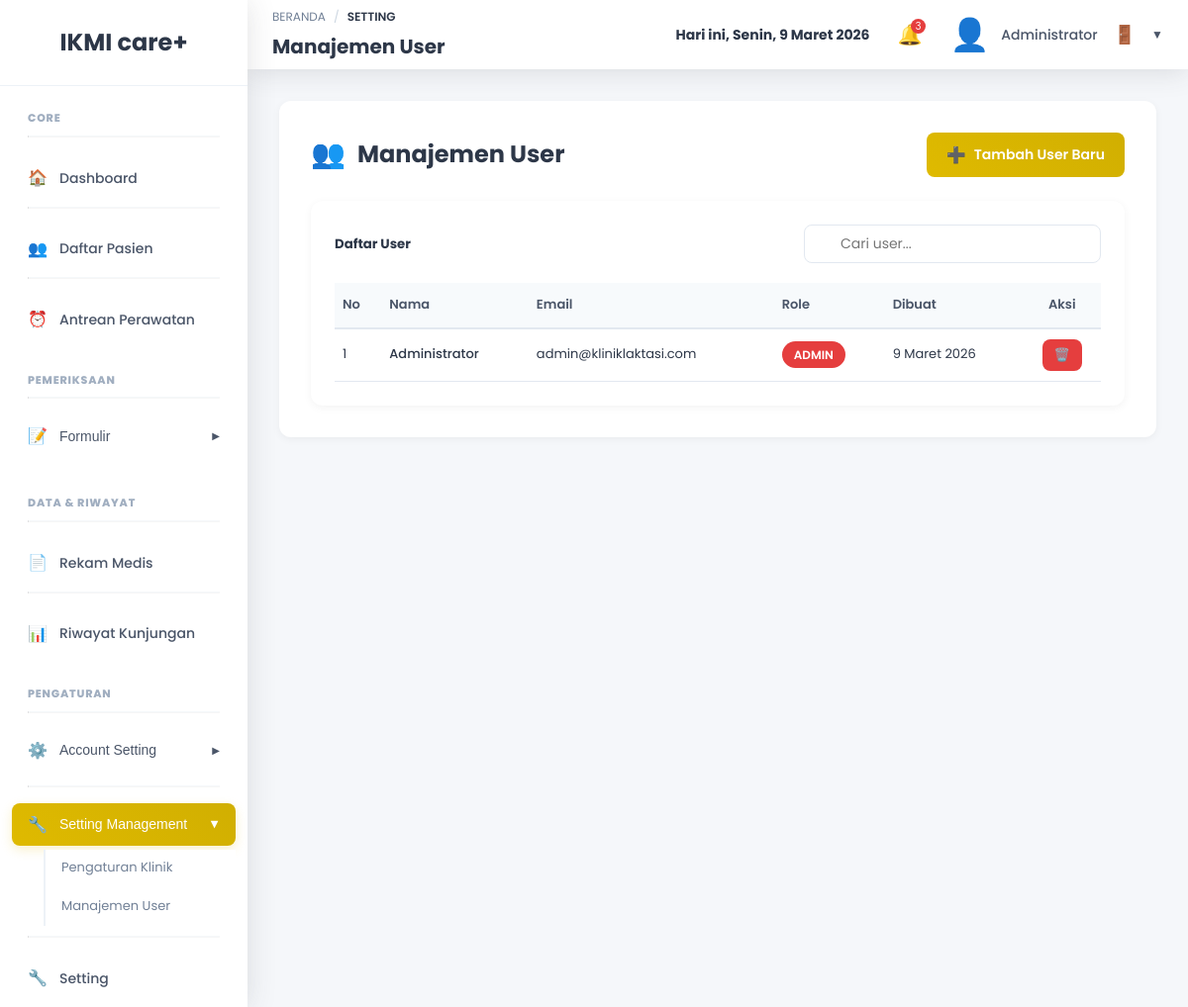
Page /pages/manajemen-user.php (signed in) on the committed database.
### tables this page shows
CREATE TABLE IF NOT EXISTS users (
    id INT AUTO_INCREMENT PRIMARY KEY,
    nama VARCHAR(255) NOT NULL,
    email VARCHAR(255) UNIQUE NOT NULL,
    password VARCHAR(255) NOT NULL,
    role ENUM('ADMIN', 'medis') DEFAULT 'medis',
    created_at TIMESTAMP DEFAULT CURRENT_TIMESTAMP,
    updated_at TIMESTAMP DEFAULT CURRENT_TIMESTAMP ON UPDATE CURRENT_TIMESTAMP
);

### includes/auth.php (called while the page is built, shortened)
<?php
if (file_exists(__DIR__ . '/../config/config.php')) {
    require_once __DIR__ . '/../config/config.php';
}
function isLoggedIn() {
    return isset($_SESSION['user_id']) && isset($_SESSION['user']);
}
function getCurrentUser() {
    return $_SESSION['user'];
}
function getCurrentUserId() {
    return $_SESSION['user_id'] ?? null;
}
function getCurrentDateIndonesian() {
    $months = [
        1 => 'Januari', 'Februari', 'Maret', 'April', 'Mei', 'Juni',
        'Juli', 'Agustus', 'September', 'Oktober', 'November', 'Desember'
    ];
    $days = [
        'Sunday' => 'Minggu', 'Monday' => 'Senin', 'Tuesday' => 'Selasa',
        'Wednesday' => 'Rabu', 'Thursday' => 'Kamis', 'Friday' => 'Jumat',
        'Saturday' => 'Sabtu'
    ];
    $date = new DateTime();
    $day = $days[$date->format('l')];
    $month = $months[(int)$date->format('n')];
    $year = $date->format('Y');
    return "$day, " . $date->format('j') . " $month $year";
}
function formatDateIndonesian($date, $format = 'long') {
    $months = [
        1 => 'Januari', 'Februari', 'Maret', 'April', 'Mei', 'Juni',
        'Juli', 'Agustus', 'September', 'Oktober', 'November', 'Desember'
    ];
    $timestamp = strtotime($date);
    $day = date('j', $timestamp);
    $month = $months[(int)date('n', $timestamp)];
    $year = date('Y', $timestamp);
    return "$day $month $year";
}

### config/config.php (called while the page is built, shortened)
<?php
function baseUrl($path = '') {
    return BASE_URL . ($path ? '/' . ltrim($path, '/') : '');
}

### pages/manajemen-user.php (the view, shortened to what this page needs)
<?php
require_once __DIR__ . '/../config/config.php';
require_once __DIR__ . '/../includes/auth.php';
$currentPage = 'settings';
$expandedMenu = 'settings';
$breadcrumbTitle = 'SETTING';
$pageTitle = 'Manajemen User';
$pdo = getDbConnection();
$stmt = $pdo->query("SELECT * FROM users ORDER BY created_at DESC");
$users = $stmt->fetchAll();
?>
<div class="page-container">
    <div class="page-header">
        <h1>
            <span class="page-icon">👥</span>
            Manajemen User
        </h1>
        <button class="btn btn-primary" onclick="openAddModal()">
            <span class="btn-icon">➕</span>
            Tambah User Baru
        </button>
    </div>
    <div class="table-card">
        <div class="table-header">
            <h5>Daftar User</h5>
            <div class="table-controls">
                <input
                    type="text"
                    id="searchInput"
                    placeholder="Cari user..."
                    class="search-input"
                    onkeyup="filterTable()"
                />
            </div>
        </div>
        <div class="table-responsive">
            <table id="usersTable">
                <thead>
                    <tr>
                        <th>No</th>
                        <th>Nama</th>
                        <th>Email</th>
                        <th>Role</th>
                        <th>Dibuat</th>
                        <th class="text-center">Aksi</th>
                    </tr>
                </thead>
                <tbody>
                    <?php if (empty($users)): ?>
                    <tr>
                        <td colspan="6" class="text-center">Belum ada user</td>
                    </tr>
                    <?php else: ?>
                        <?php foreach ($users as $index => $user): ?>
                        <tr>
                            <td><?php echo $index + 1; ?></td>
                            <td class="fw-medium"><?php echo htmlspecialchars($user['nama']); ?></td>
                            <td><?php echo htmlspecialchars($user['email']); ?></td>
                            <td>
                                <span class="badge <?php echo $user['role'] === 'ADMIN' ? 'bg-danger' : 'bg-primary'; ?>">
                                    <?php echo htmlspecialchars($user['role']); ?>
                                </span>
                            </td>
                            <td><?php echo formatDateIndonesian($user['created_at']); ?></td>
                            <td class="text-center">
                                <button
                                    class="btn btn-sm btn-danger"
                                    onclick="confirmDelete(<?php echo $user['id']; ?>, '<?php echo htmlspecialchars($user['nama']); ?>')"
                                    title="Hapus User"
                                    <?php echo $user['id'] == getCurrentUserId() ? 'disabled' : ''; ?>
                                >
                                    🗑️
                                </button>
                            </td>
                        </tr>
                        <?php endforeach; ?>
                    <?php endif; ?>
                </tbody>
            </table>
        </div>
    </div>
</div>
<?php
$content = ob_get_clean();
include __DIR__ . '/../layouts/dashboard.php';

### layouts/dashboard.php (shortened to what this page needs)
<?php
$breadcrumbTitle = $breadcrumbTitle ?? 'DASHBOARD';
$pageTitle = $pageTitle ?? 'Dashboard Klinik Laktasi';
$currentPage = $currentPage ?? 'dashboard';
$expandedMenu = $expandedMenu ?? null;
?>
<!DOCTYPE html>
<html lang="id">
<head>
    <link rel="stylesheet" href="<?php echo BASE_URL; ?>/assets/css/style.css?v=<?php echo time(); ?>">
</head>
<body>
    <div class="dashboard-container">
        <?php include __DIR__ . '/../components/sidebar.php'; ?>
        <div class="main-content">
            <?php include __DIR__ . '/../components/header.php'; ?>
            <main class="page-content">
                <?php echo $content ?? ''; ?>
            </main>
        </div>
    </div>
</body>
</html>

### components/sidebar.php (shortened to what this page needs)
<?php
$currentPage = $currentPage ?? 'dashboard';
$expandedMenu = $expandedMenu ?? null;
?>
<aside class="sidebar" id="sidebar">
    <div class="sidebar-header">
        <h1 class="logo">IKMI care+</h1>
    </div>
    <nav class="sidebar-nav">
        <div class="sidebar-heading">Core</div>
        <?php foreach ($menuItems as $index => $item): ?>
            <?php
                if ($item['id'] === 'formulir') echo '<div class="sidebar-heading">Pemeriksaan</div>';
                if ($item['id'] === 'rekam') echo '<div class="sidebar-heading">Data & Riwayat</div>';
                if ($item['id'] === 'account') echo '<div class="sidebar-heading">Pengaturan</div>';
            ?>
            <div class="menu-item-wrapper">
                <hr class="sidebar-divider">
                <?php if (isset($item['hasSubmenu']) && $item['hasSubmenu']): ?>
                    <button
                        class="menu-item <?php echo $currentPage === $item['id'] ? 'active' : ''; ?>"
                        onclick="toggleSubmenu('<?php echo $item['id']; ?>')"
                    >
                        <span class="menu-icon"><?php echo $item['icon']; ?></span>
                        <span class="menu-label"><?php echo $item['label']; ?></span>
                        <span class="submenu-arrow <?php echo $expandedMenu === $item['id'] ? 'rotated' : ''; ?>" id="arrow-<?php echo $item['id']; ?>">
                            ▶
                        </span>
                    </button>
                    <div class="submenu <?php echo $expandedMenu === $item['id'] ? 'open' : ''; ?>" id="submenu-<?php echo $item['id']; ?>">
                        <div class="submenu-inner">
                        <?php foreach ($item['submenu'] as $subItem): ?>
                            <a href="<?php echo $subItem['path']; ?>" class="submenu-item">
                                <?php echo $subItem['label']; ?>
                            </a>
                        <?php endforeach; ?>
                        </div>
                    </div>
                <?php else: ?>
                    <a href="<?php echo $item['path']; ?>" class="menu-item <?php echo $currentPage === $item['id'] ? 'active' : ''; ?>">
                        <span class="menu-icon"><?php echo $item['icon']; ?></span>
                        <span class="menu-label"><?php echo $item['label']; ?></span>
                    </a>
                <?php endif; ?>
            </div>
        <?php endforeach; ?>
    </nav>
</aside>

### components/header.php (shortened to what this page needs)
<?php
$currentDate = getCurrentDateIndonesian();
$user = getCurrentUser();
?>
<header class="header">
    <div class="header-left">
        <div class="breadcrumb">
            <span class="breadcrumb-item">BERANDA</span>
            <span class="breadcrumb-separator">/</span>
            <span class="breadcrumb-item active"><?php echo $breadcrumbTitle ?? 'DASHBOARD'; ?></span>
        </div>
        <h2 class="page-title"><?php echo $pageTitle ?? 'Dashboard Klinik Laktasi'; ?></h2>
    </div>
    <div class="header-right">
        <div class="current-date">
            <strong>Hari ini, <?php echo $currentDate; ?></strong>
        </div>
        <button class="notification-btn">
            <span>🔔</span>
            <span class="notification-badge">3</span>
        </button>
        <div class="user-menu">
            <span style="font-size: 32px;">👤</span>
            <span class="user-name"><?php echo htmlspecialchars($user['nama'] ?? 'User'); ?></span>
            <a href="<?php echo baseUrl('logout.php'); ?>" class="logout-btn" title="Logout">
                <span>🚪</span>
            </a>
            <span style="font-size: 12px;">▼</span>
        </div>
    </div>
</header>

### rows in the picture
users: nama "Administrator", email "admin@kliniklaktasi.com", role "ADMIN", created_at "9 Maret 2026"

### other values in the picture
$item['icon'] "🏠"
$item['label'] "Dashboard"
$item['icon'] "👥"
$item['label'] "Daftar Pasien"
$item['icon'] "⏰"
$item['label'] "Antrean Perawatan"
$item['icon'] "📝"
$item['label'] "Formulir"
$item['icon'] "📄"
$item['label'] "Rekam Medis"
$item['icon'] "📊"
$item['label'] "Riwayat Kunjungan"
$item['icon'] "⚙️"
$item['label'] "Account Setting"
$item['icon'] "🔧"
